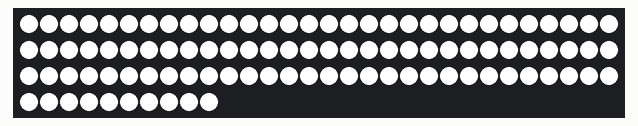
This program was run on a simulated ESP8266 (NodeMCU). Parts: 100 RGB LEDs in strip order, left to right, continuing on the next row.

Above: at 0.1 s.

The program:

main.cpp
```cpp
#include <FastLED.h>

// How many leds in your strip?
#define NUM_LEDS 100

// For led chips like Neopixels, which have a data line, ground, and power, you just
// need to define DATA_PIN.  For led chipsets that are SPI based (four wires - data, clock,
// ground, and power), like the LPD8806 define both DATA_PIN and CLOCK_PIN
#define DATA_PIN 3
#define CLOCK_PIN 13

// Define the array of leds
CRGB leds[NUM_LEDS];

void setup() {
      // Uncomment/edit one of the following lines for your leds arrangement.
      // FastLED.addLeds<TM1803, DATA_PIN, RGB>(leds, NUM_LEDS);
      // FastLED.addLeds<TM1804, DATA_PIN, RGB>(leds, NUM_LEDS);
      // FastLED.addLeds<TM1809, DATA_PIN, RGB>(leds, NUM_LEDS);
      // FastLED.addLeds<WS2811, DATA_PIN, RGB>(leds, NUM_LEDS);
      // FastLED.addLeds<WS2812, DATA_PIN, RGB>(leds, NUM_LEDS);
      // FastLED.addLeds<WS2812B, DATA_PIN, RGB>(leds, NUM_LEDS);
  	  FastLED.addLeds<NEOPIXEL, DATA_PIN>(leds, NUM_LEDS);
      // FastLED.addLeds<APA104, DATA_PIN, RGB>(leds, NUM_LEDS);
      // FastLED.addLeds<UCS1903, DATA_PIN, RGB>(leds, NUM_LEDS);
      // FastLED.addLeds<UCS1903B, DATA_PIN, RGB>(leds, NUM_LEDS);
      // FastLED.addLeds<GW6205, DATA_PIN, RGB>(leds, NUM_LEDS);
      // FastLED.addLeds<GW6205_400, DATA_PIN, RGB>(leds, NUM_LEDS);

      // FastLED.addLeds<WS2801, RGB>(leds, NUM_LEDS);
      // FastLED.addLeds<SM16716, RGB>(leds, NUM_LEDS);
      // FastLED.addLeds<LPD8806, RGB>(leds, NUM_LEDS);
      // FastLED.addLeds<P9813, RGB>(leds, NUM_LEDS);
      // FastLED.addLeds<APA102, RGB>(leds, NUM_LEDS);
      // FastLED.addLeds<DOTSTAR, RGB>(leds, NUM_LEDS);

      // FastLED.addLeds<WS2801, DATA_PIN, CLOCK_PIN, RGB>(leds, NUM_LEDS);
      // FastLED.addLeds<SM16716, DATA_PIN, CLOCK_PIN, RGB>(leds, NUM_LEDS);
      // FastLED.addLeds<LPD8806, DATA_PIN, CLOCK_PIN, RGB>(leds, NUM_LEDS);
      // FastLED.addLeds<P9813, DATA_PIN, CLOCK_PIN, RGB>(leds, NUM_LEDS);
      // FastLED.addLeds<APA102, DATA_PIN, CLOCK_PIN, RGB>(leds, NUM_LEDS);
      // FastLED.addLeds<DOTSTAR, DATA_PIN, CLOCK_PIN, RGB>(leds, NUM_LEDS);
}

void loop() {
  // Turn the LED on, then pause

  for(int i=0;i<NUM_LEDS;i++)
    leds[i] = CRGB::White;
  FastLED.show();
  delay(500);
  // Now turn the LED off, then pause
  for(int i=0;i<NUM_LEDS;i++)
    leds[i] = CRGB::Black;
  FastLED.show();
  delay(500);
}
```
